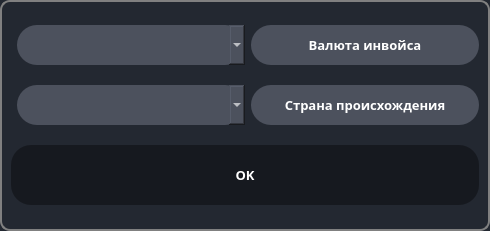
<?xml version="1.0" encoding="UTF-8"?>
<ui version="4.0">
 <class>Current_inv</class>
 <widget class="QDialog" name="Current_inv">
  <property name="geometry">
   <rect>
    <x>0</x>
    <y>0</y>
    <width>490</width>
    <height>231</height>
   </rect>
  </property>
  <property name="sizePolicy">
   <sizepolicy hsizetype="Expanding" vsizetype="Expanding">
    <horstretch>0</horstretch>
    <verstretch>0</verstretch>
   </sizepolicy>
  </property>
  <property name="windowTitle">
   <string>Валюта инвойса</string>
  </property>
  <property name="styleSheet">
   <string notr="true">QDialog {
    
	background-color: rgb(35, 40, 49);
    border: 2px solid gray;
	border-radius: 10px;
    
}
QPushButton {
    background-color: rgb(22, 25, 31);
    color: white;
    font-size: 10pt;
    font-weight: 700;
    font-family: RussoOne-Regular;
    border:1px;
    border-radius: 20px;
}

QPushButton:hover {
    background-color: #666;
}

QPushButton:pressed {
    background-color: #888;
}</string>
  </property>
  <layout class="QGridLayout" name="gridLayout">
   <item row="1" column="2">
    <widget class="QLabel" name="country_lbl">
     <property name="sizePolicy">
      <sizepolicy hsizetype="Expanding" vsizetype="Expanding">
       <horstretch>0</horstretch>
       <verstretch>0</verstretch>
      </sizepolicy>
     </property>
     <property name="maximumSize">
      <size>
       <width>250</width>
       <height>40</height>
      </size>
     </property>
     <property name="styleSheet">
      <string notr="true">QLabel {
    color: white;
    font-family: RussoOne-Regular;
    font-size: 10pt;
    font-weight: 600;
    background: rgb(76, 81, 93);
    min-width: 26ex;
    min-height: 4ex;
    border:1px;
    border-radius: 20px;
    
}</string>
     </property>
     <property name="text">
      <string>Страна происхождения</string>
     </property>
     <property name="alignment">
      <set>Qt::AlignCenter</set>
     </property>
    </widget>
   </item>
   <item row="1" column="1">
    <widget class="QComboBox" name="country_cmb">
     <property name="sizePolicy">
      <sizepolicy hsizetype="Expanding" vsizetype="Expanding">
       <horstretch>0</horstretch>
       <verstretch>0</verstretch>
      </sizepolicy>
     </property>
     <property name="minimumSize">
      <size>
       <width>104</width>
       <height>16</height>
      </size>
     </property>
     <property name="maximumSize">
      <size>
       <width>250</width>
       <height>40</height>
      </size>
     </property>
     <property name="styleSheet">
      <string notr="true">QComboBox {
    color: white;
    font-family: RussoOne-Regular;
    font-size: 10pt;
    font-weight: 600;
    background: rgb(76, 81, 93);
    min-width: 26ex;
    min-height: 4ex;
    selection-background-color: rgb(39, 44, 54);
    border:1px;
    border-radius: 20px;

}

QComboBox:editable {
    background: rgb(76, 81, 93);
}

QComboBox:on { 
    background: rgb(76, 81, 93);
}

QComboBox QAbstractItemView {
  color: white;
  background-color: rgb(76, 81, 93);
  
  selection-background-color: rgb(39, 44, 54);
}</string>
     </property>
    </widget>
   </item>
   <item row="0" column="1">
    <widget class="QComboBox" name="current_cmb">
     <property name="sizePolicy">
      <sizepolicy hsizetype="Expanding" vsizetype="Expanding">
       <horstretch>0</horstretch>
       <verstretch>0</verstretch>
      </sizepolicy>
     </property>
     <property name="minimumSize">
      <size>
       <width>104</width>
       <height>16</height>
      </size>
     </property>
     <property name="maximumSize">
      <size>
       <width>250</width>
       <height>40</height>
      </size>
     </property>
     <property name="styleSheet">
      <string notr="true">QComboBox {
    color: white;
    font-family: RussoOne-Regular;
    font-size: 10pt;
    font-weight: 600;
    background: rgb(76, 81, 93);
    min-width: 26ex;
    min-height: 4ex;
    selection-background-color: rgb(39, 44, 54);
    border:1px;
    border-radius: 20px;

}

QComboBox:editable {
    background: rgb(76, 81, 93);
}

QComboBox:on { 
    background: rgb(76, 81, 93);
}

QComboBox QAbstractItemView {
  color: white;
  background-color: rgb(76, 81, 93);
  
  selection-background-color: rgb(39, 44, 54);
}</string>
     </property>
    </widget>
   </item>
   <item row="0" column="2">
    <widget class="QLabel" name="lbl_current">
     <property name="sizePolicy">
      <sizepolicy hsizetype="Expanding" vsizetype="Expanding">
       <horstretch>0</horstretch>
       <verstretch>0</verstretch>
      </sizepolicy>
     </property>
     <property name="minimumSize">
      <size>
       <width>104</width>
       <height>16</height>
      </size>
     </property>
     <property name="maximumSize">
      <size>
       <width>250</width>
       <height>40</height>
      </size>
     </property>
     <property name="layoutDirection">
      <enum>Qt::RightToLeft</enum>
     </property>
     <property name="styleSheet">
      <string notr="true">QLabel {
    color: white;
    font-family: RussoOne-Regular;
    font-size: 10pt;
    font-weight: 600;
    background: rgb(76, 81, 93);
    min-width: 26ex;
    min-height: 4ex;
    border:1px;
    border-radius: 20px;
    
}</string>
     </property>
     <property name="text">
      <string>Валюта инвойса</string>
     </property>
     <property name="alignment">
      <set>Qt::AlignCenter</set>
     </property>
    </widget>
   </item>
   <item row="2" column="0" colspan="3">
    <widget class="QPushButton" name="btn_ok">
     <property name="enabled">
      <bool>true</bool>
     </property>
     <property name="sizePolicy">
      <sizepolicy hsizetype="Expanding" vsizetype="Expanding">
       <horstretch>0</horstretch>
       <verstretch>0</verstretch>
      </sizepolicy>
     </property>
     <property name="maximumSize">
      <size>
       <width>480</width>
       <height>60</height>
      </size>
     </property>
     <property name="layoutDirection">
      <enum>Qt::LeftToRight</enum>
     </property>
     <property name="text">
      <string>OK</string>
     </property>
    </widget>
   </item>
  </layout>
 </widget>
 <tabstops>
  <tabstop>btn_ok</tabstop>
 </tabstops>
 <resources/>
 <connections/>
</ui>
